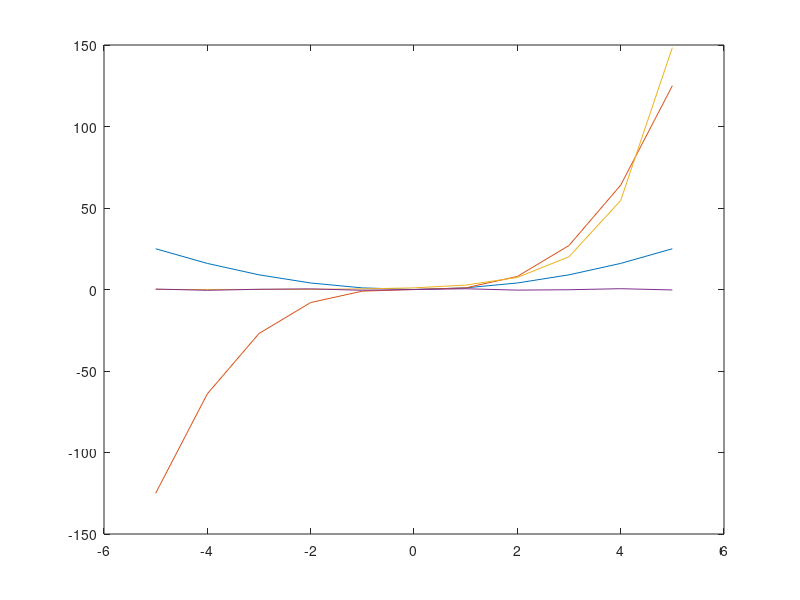

Write the MATLAB code that produced this figure.
clc; close all; clear all;
x =-5:1:+5;
y1 = x.^2;
y2 = x.^3;
y3 = exp(x);
y4 = sin(x).*cos(x);
plot(x,y1,x,y2,x,y3,x,y4)
